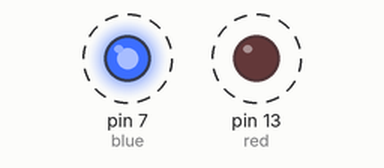
This sketch was run on a simulated Arduino Uno, built with avr-gcc and run on an emulated ATmega328P. On the bench: output pins drawn as LEDs (lit = HIGH). Dashed ring = blinking.

Above: at 0.02 s.
Timing chart, 0 to 3.0 s (numbered marks = the images above):
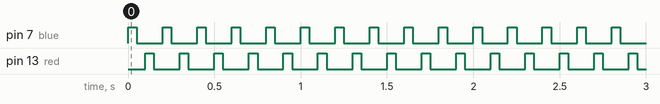

The sketch:

LED.ino
```cpp
int blue = 7;
int ontym=50;
int offtym=50;
int red=13;

void setup() {
  // put your setup code here, to run once:
pinMode(blue,OUTPUT);
pinMode(red,OUTPUT);
}

void loop() {
  // put your main code here, to run repeatedly:
digitalWrite(blue,HIGH);
delay(ontym);
digitalWrite(blue,LOW);
delay(offtym);
digitalWrite(red,HIGH);
delay(ontym);
digitalWrite(red,LOW);
delay(offtym);
}
```

Measured:
- by itself, pin 7 (blue), pin 13 (red): alternates HIGH for 0.05 s and LOW for 0.15 s
